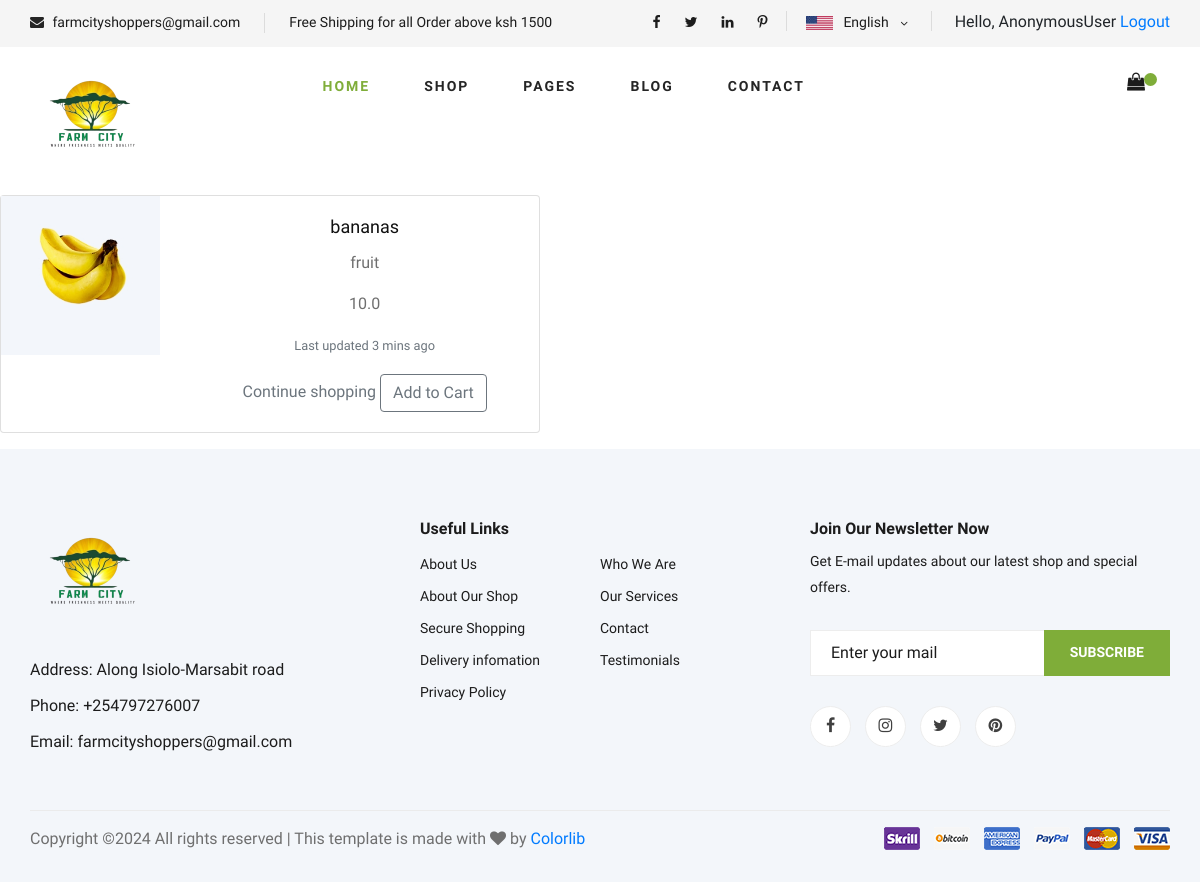
Page /product/1 on the committed database.
### farmcityecommerce/models.py (models this page shows, shortened)
class Product(models.Model):
    name = models.CharField(max_length=300,null=True)
    description= models.TextField()
    price= models.FloatField()
    Availability = models.BooleanField(default=False,null=True,blank=False)
    image = models.ImageField(upload_to='product/' ,null=True, blank=True)

### farmcityecommerce/views.py (the view)
# urls.py: path("product/<int:pk>", views.product, name="product"),
def product(request, pk):
    product = Product.objects.get(id=pk)
    context = {
        'product': product
        }
    return render(request, 'farmcityecommerce/product.html',context)

### farmcityecommerce/templates/farmcityecommerce/product.html (shortened to what this page needs)
{% extends 'partials/base.html' %}
{% load static %}
{% block content%}
<div class="card mb-3" style="max-width: 540px;">
    <div class="row g-0">
      <div class="col-md-4">
        <img src="{{ product.image.url }}" class="img-fluid rounded-start" alt="...">
      </div>
      <div class="col-md-8">
        <div class="card-body">
        <center>
          <h5 class="card-title">{{ product.name }}</h5>
          <p class="card-text">{{ product.description }}</p>
          <p class="card-text">{{ product.price }}</p>
          <p class="card-text"><small class="text-muted">Last updated 3 mins ago</small></p>
          <a href ="{% url 'farmcityecommerce:home' %}" class ="btn-outline-secondary">Continue shopping</a>
          <button data-product={{product.id}} data-action="add" class="btn btn-outline-secondary add-btn updatecart">Add to Cart</button>
        </center>
        </div>
      </div>
    </div>
  </div>
{% endblock content %}

### static/css/style.css (style rules this page uses)
html, body { height: 100%; font-family: "Cairo", sans-serif; -webkit-font-smoothing: antialiased; font-smoothing: antialiased; }
h1, h2, h3, h4, h5, h6 { margin: 0; color: #111111; font-weight: 400; font-family: "Cairo", sans-serif; }
h5 { font-size: 18px; }
p { font-size: 16px; font-family: "Cairo", sans-serif; color: #6f6f6f; font-weight: 400; line-height: 26px; margin: 0 0 15px 0; }
img { max-width: 100%; }

### rows in the picture
Product: image (picture), name "bananas", description "fruit", price "10.0"

### other values in the picture
{{ request.user }} "AnonymousUser"
